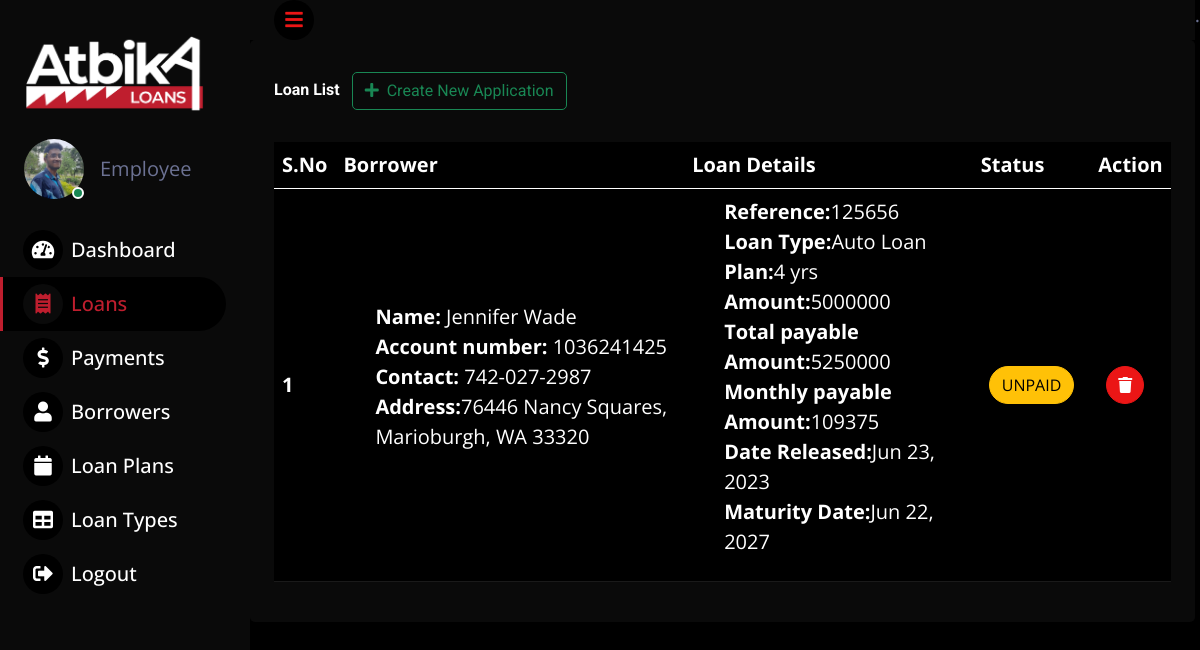
Page /loans on the committed database.
### applications/models.py (models this page shows)
class Borrowers(db.Model):
    __tablename__ = 'Borrowers'
    reference_id= db.Column(db.Integer, primary_key=True)
    bor_id =db.Column(db.Integer,db.ForeignKey('account_holders.accno'))
    bor_type = db.Column(db.String, nullable=False)
    bor_plan = db.Column(db.String, nullable=False)
    bor_int_rate = db.Column(db.REAL, nullable=False)
    bor_amt = db.Column(db.Integer, nullable=False)
    bor_tot_amt=db.Column(db.Integer, nullable=False)
    bor_mon_amt=db.Column(db.Integer, nullable=False)
    rem_amt=db.Column(db.Integer,nullable=False)
    loan_date=db.Column(db.String, nullable=False)
    amt_paid=db.Column(db.String, nullable=False)
    loan_mat_date=db.Column(db.String,nullable=False)
    purpose=db.Column(db.String,nullable=False)
    emp_id=db.Column(db.Integer,db.ForeignKey('employee.emp_id'))
    payments=db.relationship('Payment',backref="borrower",lazy='subquery', cascade='all, delete')

class Account_holders(db.Model):
    __tablename__='account_holders'
    accno = db.Column(db.Integer,primary_key=True)
    accname = db.Column(db.String,nullable=False)
    ph_no = db.Column(db.Integer,nullable=False)
    address = db.Column(db.String,nullable=False)

### applications/controllers.py (the view, shortened to what this page needs)
@app.route("/loans", methods=["GET", "POST"])
def a3():
    if request.method == "GET":
        return render_template("loans.html",emp=name.capitalize(),
                               bors=[i.accno for i in Account_holders.query.all()],
                               loty=[i.loty_name for i in LO_TY.query.all()] ,
                               lopl=[i.duration for i in LO_PL.query.all()],
                                borrow = [i for i in db.session.execute(text('''Select * from boremp as br inner join account_holders as ac on br.bor_id=ac.accno''')).all()])

### templates/loans.html (shortened to what this page needs)
<!DOCTYPE html>
<html lang="en">
<head>
    <link href="https://cdnjs.cloudflare.com/ajax/libs/font-awesome/5.10.0/css/all.min.css" rel="stylesheet">
    <link href="https://cdn.jsdelivr.net/npm/bootstrap-icons@1.4.1/font/bootstrap-icons.css" rel="stylesheet">
    <link href="/static/lib/owlcarousel/assets/owl.carousel.min.css" rel="stylesheet">
    <link href="/static/lib/tempusdominus/css/tempusdominus-bootstrap-4.min.css" rel="stylesheet" />
    <link href="/static/css/bootstrap.min.css" rel="stylesheet">
    <link href="/static/css/style.css" rel="stylesheet">
        <link href="/static/style.css" rel="stylesheet">
</head>
<body>
    <div class="container-fluid position-relative d-flex p-0">
        <div class="sidebar pe-4 pb-3">
            <nav class="navbar bs-gray-dark navbar-dark">
                <a href="home.html" class="navbar-brand mx-4 mb-3">
                    <img src="/static/img/logo.png" height="85" style="margin-top: 20px;">
                </a>
                <div class="d-flex align-items-center ms-4 mb-4 img1">
                    <div class="position-relative">
                        <img class="rounded-circle" src="/static/img/emp.jpeg" alt="" style="width: 60px; height: 60px;">
                        <div
                            class="bg-success rounded-circle border border-2 border-white position-absolute end-0 bottom-0 p-1" id="hide">
                        </div>
                    </div>
                    <div class="ms-3">
                        <span>Employee</span>
                    </div>
                </div>
                <div class="navbar-nav w-100">
                    <a href="/home" class="nav-item nav-link"><i class="fa fa-tachometer-alt me-2"></i>Dashboard</a>
                    <a href="/loans" class="nav-item nav-link active"><i class="fa fa-receipt me-2"></i>Loans</a>
                    <a href="/payments" class="nav-item nav-link"><i class="fa fa-dollar-sign me-2"></i>Payments</a>
                    <a href="/borrowers" class="nav-item nav-link"><i class="fa fa-user me-2"></i>Borrowers</a>
                    <a href="/loanplans" class="nav-item nav-link"><i class="fa fa-calendar me-2"></i>Loan Plans</a>
                    <a href="/loantypes" class="nav-item nav-link"><i class="fa fa-table me-2"></i>Loan Types</a>
                    <a href="/" class="nav-item nav-link"><i class="fa fa-sign-out-alt me-2"></i>Logout</a>
                </div>
            </nav>
        </div>
        <div class="content">
            <nav class="navbar navbar-expand bg-secondary navbar-dark sticky-top px-4 py-0">
                <a href="#" class="sidebar-toggler flex-shrink-0">
                    <i class="fa fa-bars"></i>
                </a>
            </nav>
            <div class="col-sm-12 col-xl-12">
                <div class="bg-secondary rounded h-100 p-4">
                    <h6 class="mb-4">Loan List
                        <button id="showDialog" type="button" style="margin-left: 200px;"
                            class="btn btn-outline-success m-2"><i class="fa fa-plus me-2"></i>Create New
                            Application</button>
                    </h6>
                    <table class="table table-dark" style="vertical-align: middle;">
                        <thead>
                            <tr>
                                <th scope="col">S.No</th>
                                <th scope="col">Borrower</th>
                                <th scope="col">Loan Details</th>
                                <th scope="col">Status</th>
                                <th scope="col">Action</th>
                            </tr>
                        </thead>
                        <tbody>
                        {% for i in borrow %}
                            <tr>
                                <th scope="col">{{borrow.index(i)+1}}</th>
                                <td>
                                    <ul style="list-style-type:none;">
                                        <li><b>Name:</b> {{i.accname}}</li>
                                        <li><b>Account number:</b> {{i.accno}}</li>
                                        <li><b>Contact:</b> {{i.ph_no}}</li>
                                        <li><b>Address:</b>{{i.address}}</li>
                                    </ul>
                                </td>
                                <td>
                                    <ul style="list-style-type:none;">
                                        <li><b>Reference:</b>{{i.reference_id}}</li>
                                        <li><b>Loan Type:</b>{{i.bor_type}}</li>
                                        <li><b>Plan:</b>{{i.bor_plan}}</li>
                                        <li><b>Amount:</b>{{i.bor_amt}}</li>
                                        <li><b>Total payable Amount:</b>{{i.bor_tot_amt}}</li>
                                        <li><b>Monthly payable Amount:</b>{{i.bor_mon_amt}}</li>
                                        <li><b>Date Released:</b>{{i.loan_date}}</li>
                                        <li><b>Maturity Date:</b>{{i.loan_mat_date}}</li>
                                    </ul>
                                </td>
                                <td>
                                    {% if i.rem_amt!=0 %}
                                    <button type="button"
                                        class="btn btn-warning rounded-pill m-2 Disabled ">UNPAID</button>
                                    {% endif %}
                                </td>
                                <td>
                                    <a href="/loans/{{i.reference_id}}/delete"><button type="button" class="btn btn-square btn-primary m-2"><i
                                            class="fa fa-trash"></i></button></a>
                                </td>
                            </tr>
                            {% endfor %}
                        </tbody>
                    </table>
                </div>
            </div>
        </div>
.
</body>
</html>

### static/css/style.css (style rules this page uses)
.Disabled { pointer-events: none; cursor: not-allowed; }
:root { --primary: #BF1E2E; --secondary: rgb(10, 10,10); --light: white; --dark: #000000; }
.btn { transition: .5s; }
.btn-square { width: 38px; height: 38px; }
.btn-square, .btn-sm-square, .btn-lg-square { padding: 0; display: inline-flex; align-items: center; justify-content: center; font-weight: normal; border-radius: 50px; }
.sidebar { position: fixed; top: 0; left: 0; bottom: 0; width: 250px; height: 100vh; overflow-y: auto; background: var(--secondary); transition: 0.5s; z-index: 999; }
.content { margin-left: 250px; min-height: 100vh; background: var(--dark); transition: 0.5s; }
@media (min-width: 992px) { .sidebar { margin-left: 0; } }
@media (min-width: 992px) { .content { width: calc(100% - 250px); } }
.sidebar .navbar .navbar-nav .nav-link { padding: 7px 20px; color: var(--light); font-weight: 500; border-left: 3px solid var(--secondary); border-radius: 0 30px 30px 0; outline: none; }
.sidebar .navbar .navbar-nav .nav-link:hover, .sidebar .navbar .navbar-nav .nav-link.active { color: var(--primary); background: var(--dark); border-color: var(--primary); }
.sidebar .navbar .navbar-nav .nav-link i { width: 40px; height: 40px; display: inline-flex; align-items: center; justify-content: center; background: var(--dark); border-radius: 40px; }
.sidebar .navbar .navbar-nav .nav-link:hover i, .sidebar .navbar .navbar-nav .nav-link.active i { background: var(--secondary); }
.content .navbar .sidebar-toggler, .content .navbar .navbar-nav .nav-link i { width: 40px; height: 40px; display: inline-flex; align-items: center; justify-content: center; background: var(--dark); border-radius: 40px; }

### static/style.css (style rules this page uses)
body { font-size:20px; }
img { transition:transform .5s; }

### rows in the picture
Borrowers: borrow "1", accname "Jennifer Wade", accno "1036241425", ph_no "742-027-2987", address "76446 Nancy Squares, Marioburgh, WA 33320", reference_id "125656", bor_type "Auto Loan", bor_plan "4 yrs", bor_amt "5000000", bor_tot_amt "5250000", bor_mon_amt "109375", loan_date "Jun 23, 2023", loan_mat_date "Jun 22, 2027", rem_amt "UNPAID"
